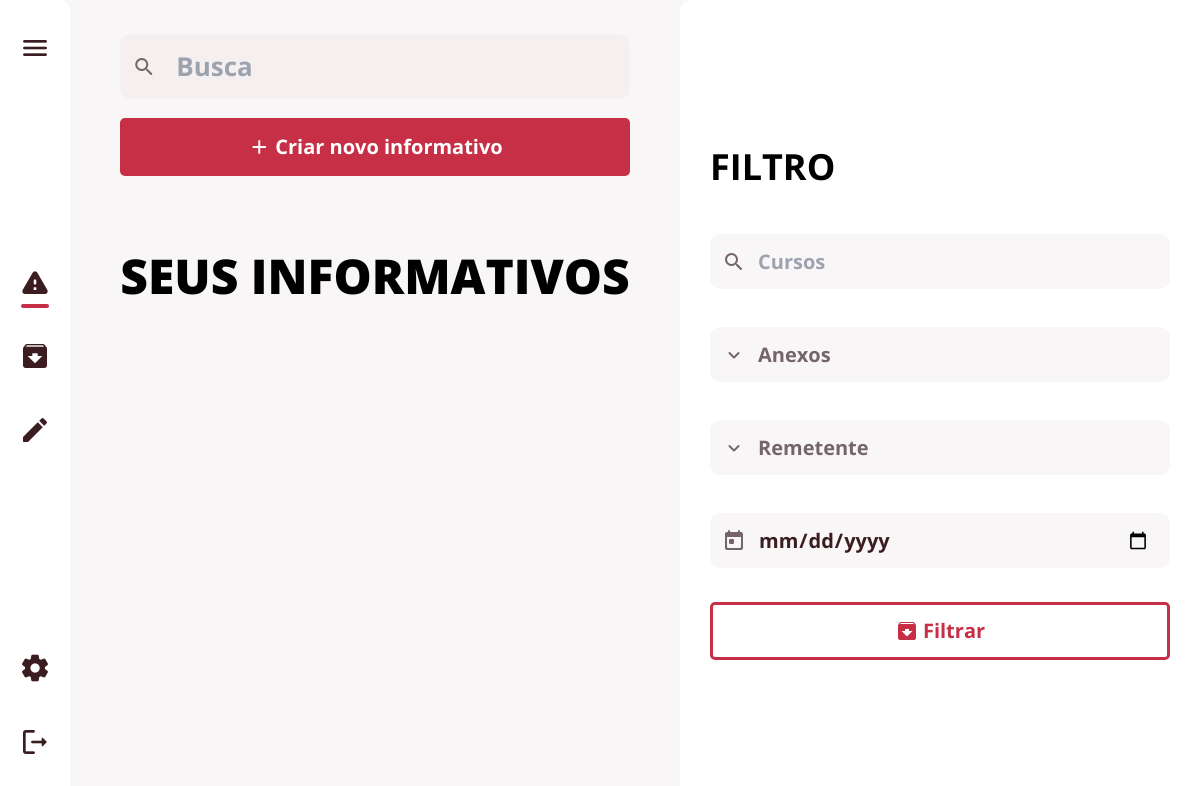
/editar (signed in), run on an earlier commit of the app's database.
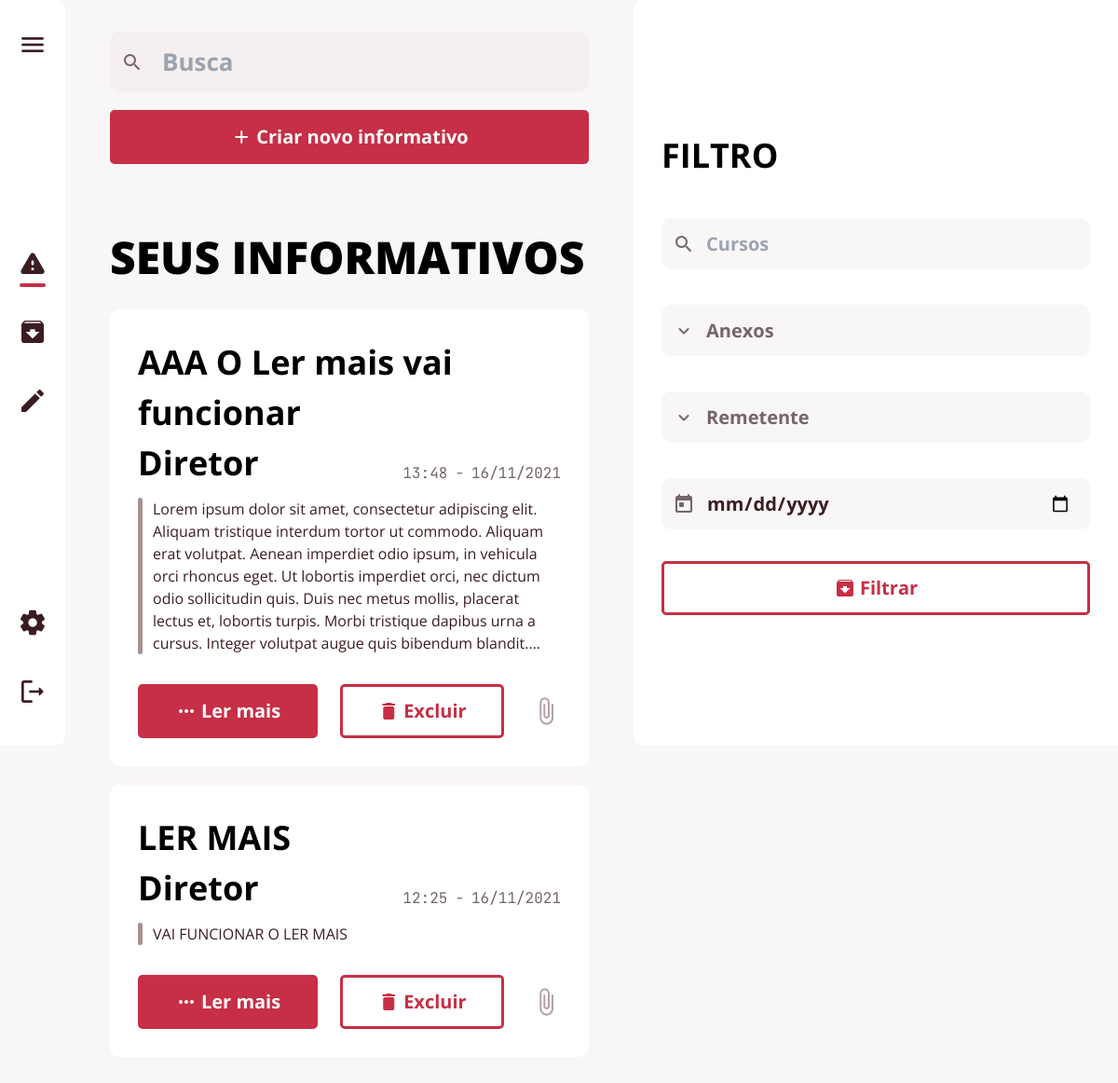
And on a later commit of the database.
### app/database/models.py (models this page shows, shortened)
class Postagem(db.Model):
    __tablename__ = "postagem"
    id = db.Column(db.Integer, primary_key=True, autoincrement=True)
    titulo = db.Column(db.String(150), nullable=False)
    texto = db.Column(db.String(150), nullable=False)
    data = db.Column(db.DateTime, default=datetime.now)
    postagem_arquivada = db.relationship('Arquivadas')
    user_id = db.Column(db.Integer, db.ForeignKey('user.id'))
    destinatario = db.relationship('Papel',
                                   secondary=postagem_papel_tabela,
                                   back_populates='postagem')

class Papel(db.Model):
    __tablename__ = "papel"
    id = db.Column(db.Integer, primary_key=True, autoincrement=True)
    nome = db.Column(db.String(150), unique=True, nullable=False)
    pode_editar = db.Column(db.Boolean, default=0)
    admin = db.Column(db.Boolean, default=0)
    postagem = db.relationship('Postagem',
                               secondary=postagem_papel_tabela,
                               back_populates='destinatario')
    user = db.relationship('User',
                           secondary=user_papel_tabela,
                           back_populates='papeis')
    def __repr__(self):
        return self.nome

### app/view.py (the view, shortened to what this page needs)
@ routes.route('/editar', methods=['POST', 'GET'])
@ login_required
def edit():
    form = SelectForm()
    form.select.choices = [(select.id, select.nome)
                           for select in Papel.query.join(Papel.user).filter(User.id != user.id).all()]
    papel = db.session.query(Papel.nome).all()
    print(papel)
    user_papel = papel_postagem(user.papeis)
    print(form.select.data)
    if not user_edit():
        return redirect(url_for('view.inicio'))
    posts = db.session.query(Postagem).filter(
        Postagem.user_id == user.id).order_by(Postagem.data.desc()).all()
    '''if request.method == 'GET':
        busca = request.form.get("busca")
        if busca:
            busca = f"%{busca}%"
            search_post = db.session.query(Postagem).filter(
                Postagem.user_id == user.id).filter(Postagem.titulo.like(
                    busca)).order_by(Postagem.data.desc()).all()
            posts = search_post
        filtro_data = request.form.get("data")
        if filtro_data:
            filtro_data = f"%{filtro_data}%"
            filtro_data = db.session.query(Postagem).filter(
                Postagem.user_id == user.id).filter(Postagem.titulo.like(
                    busca)).order_by(Postagem.data.desc()).all()
            posts = filtro_data'''
    return render_template('editar.html', posts=posts, user=user, user_papel=user_papel, papel=papel, user_edit=user_edit(), form=form)

### app/formulario/registerForm.py
class SelectForm(FlaskForm):
    select = ChosenSelectMultipleField("Enviar para", choices=[])

### app/formulario/registerForm.py (called while the page is built)
def _add_chosen_class(kwargs):
    if 'render_kw' in kwargs:
        if 'class' in kwargs['render_kw']:
            kwargs['render_kw']['class'] += ' chosen-select'
        else:
            kwargs['render_kw']['class'] = 'chosen-select'
    else:
        kwargs['render_kw'] = {'class': 'chosen-select'}

### app/view.py (called while the page is built)
def user_edit():
    user_edit = db.session.query(Papel.pode_editar).join(
        Papel.user).filter(User.id == user.id).all()
    for edit in user_edit:
        if edit:
            user_edit = edit[0]
        break
    return user_edit

def papel_postagem(papel):
    return ', '.join(map(str, papel))

### app/templates/editar.html (shortened to what this page needs)
{% extends 'base.html' %}
{% block head %}
<link rel="stylesheet" href="{{url_for('static', filename='style/editar.css')}}">
{% endblock %}
{% block btn_criar %}
<div class="create-btn-box">
    <button class="btn btn-full btn-popup" id="btnpop">
        <span class="material-icons-round">add</span>
        <p>Criar novo informativo</p>
    </button>
</div>
{% endblock %}
{% block main_text %}SEUS INFORMATIVOS{% endblock %}
{% block main %}
{% for post in posts %}
<div class="card-box">
    <h2 class="title-text">{{ post.titulo }}</h2>
    <div class="text-title-area">
        <h3 class="sender-name">{{ user_papel }}</h3>
        <div class="send-date">
            <p class="hour">{{ post.data.strftime('%H:%M') }}</p>
            <p class="date">{{ post.data.strftime('%d/%m/%Y') }}</p>
        </div>
    </div>
    <div class="text-area text-area--short">
        <p>{{ post.texto }}</p>
    </div>
    <div class="bottom-buttons">
        <button class="btn btn-full" onClick="abrirPopup({{ post.id }})">
            <span class="material-icons-round">more_horiz</span>
            <p>Ler mais</p>
        </button>
        <button class="btn btn-empty" onClick="deletarPost({{ post.id }})">
            <span class="material-icons-round">delete</span>
            <p>Excluir</p>
        </button>
        <span class="material-icons-round card-icon">
        </span>
    </div>
</div>
{% endfor %}
{% endblock %}

What changed in the data, as far as the page shows it:
added Postagem: titulo "AAA O Ler mais vai funcionar", data "13:48", data "16/11/2021", texto "Lorem ipsum dolor sit amet, consectetur adipiscing elit. Aliquam tristique interdum tortor ut commodo. Aliquam erat volutpat. Aenean imperdiet odio ipsum, in vehicula orci rhoncus eget. Ut lobortis imperdiet orci, nec dictum odio sollicitudin quis. Duis nec metus mollis, placerat lectus et, lobortis turpis. Morbi tristique dapibus urna a cursus. Integer volutpat augue quis bibendum…"
now on this page (row unchanged): Papel: nome "Diretor"
added Postagem: titulo "LER MAIS", data "12:25", data "16/11/2021", texto "VAI FUNCIONAR O LER MAIS"
